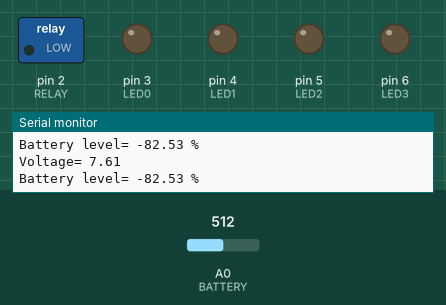
Recording of a sketch running on a simulated Arduino Uno, built with avr-gcc and run on an emulated ATmega328P. On the bench: switched loads named in the sketch (green lamp = pin HIGH), output pins drawn as LEDs (lit = HIGH), the last lines printed to the serial monitor. Inputs (shaded band) come from the test bench; at power-on: A0 (BATTERY) = 512.

Above: at 1.2 s.
1.3 s: A0 (BATTERY) set to 663
4.3 s: A0 (BATTERY) set to 679
At 5.1 s:
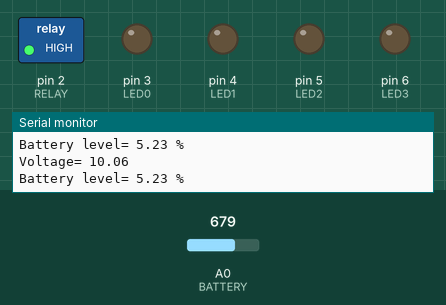
5.8 s: A0 (BATTERY) set to 701
7.3 s: A0 (BATTERY) set to 724
At 8.6 s:
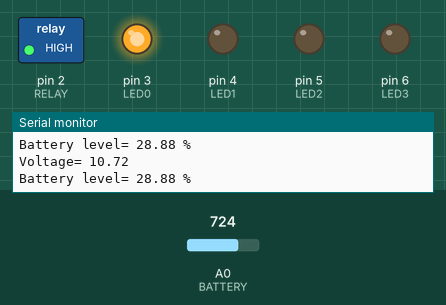
Timing chart, 0 to 9.8 s (numbered marks = the images above; inputs shaded):
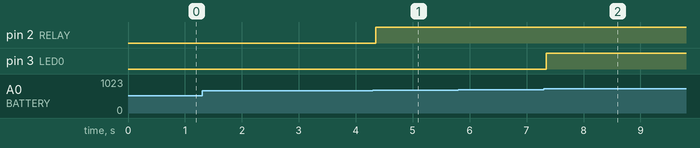

Measured:
- the behaviour switches between 669 and 670 on A0 (BATTERY) (found by bisection; images 0 and 1)
- the behaviour switches between 707 and 708 on A0 (BATTERY) (found by bisection; images 1 and 2)
- after the input at 4.3 s, pin 2 (RELAY): LOW → HIGH after 0.05 s
- after the input at 7.3 s, pin 3 (LED0): LOW → HIGH after 0.05 s

The sketch:

battery_monitor.ino
```cpp
#define BATTERY A0
#define RELAY 2
#define LED0 3  // LOWEST
#define LED1 4
#define LED2 5
#define LED3 6  // HIGHEST

float value = 0.0;
float voltage;
float perc;

void setup(){
  Serial.begin(9600);

  pinMode(BATTERY, INPUT);
  pinMode(RELAY, OUTPUT);
  pinMode(LED0, OUTPUT);
  pinMode(LED1, OUTPUT);
  pinMode(LED2, OUTPUT);
  pinMode(LED3, OUTPUT);
  digitalWrite(RELAY, LOW);
}

void loop(){
  value = analogRead(A0);
  voltage = value * 5.0/1023.0;
  perc = (voltage - 3.27) / (4.2 - 3.27) * 100.0;

  Serial.print("Voltage= ");
  Serial.println(voltage*3.0f+0.1f);  // 0.1V drop in UNO
  Serial.print("Battery level= ");
  Serial.print(perc);
  Serial.println(" %");

  if(perc > 0.0 && perc <= 100.0) {
    digitalWrite(RELAY, HIGH);

    if(perc >= 80.0) {
      digitalWrite(LED0, HIGH);
      digitalWrite(LED1, HIGH);
      digitalWrite(LED2, HIGH);
      digitalWrite(LED3, HIGH);
    } else if(perc >= 60.0) {
      digitalWrite(LED0, HIGH);
      digitalWrite(LED1, HIGH);
      digitalWrite(LED2, HIGH);
      digitalWrite(LED3, LOW);
    } else if(perc >= 40.0) {
      digitalWrite(LED0, HIGH);
      digitalWrite(LED1, HIGH);
      digitalWrite(LED2, LOW);
      digitalWrite(LED3, LOW);
    } else if(perc >= 20.0) {
      digitalWrite(LED0, HIGH);
      digitalWrite(LED1, LOW);
      digitalWrite(LED2, LOW);
      digitalWrite(LED3, LOW);
    }
  } else {
    digitalWrite(RELAY, LOW);

    digitalWrite(LED0, LOW);
    digitalWrite(LED1, LOW);
    digitalWrite(LED2, LOW);
    digitalWrite(LED3, LOW);
  }


  delay(1);
}
```
